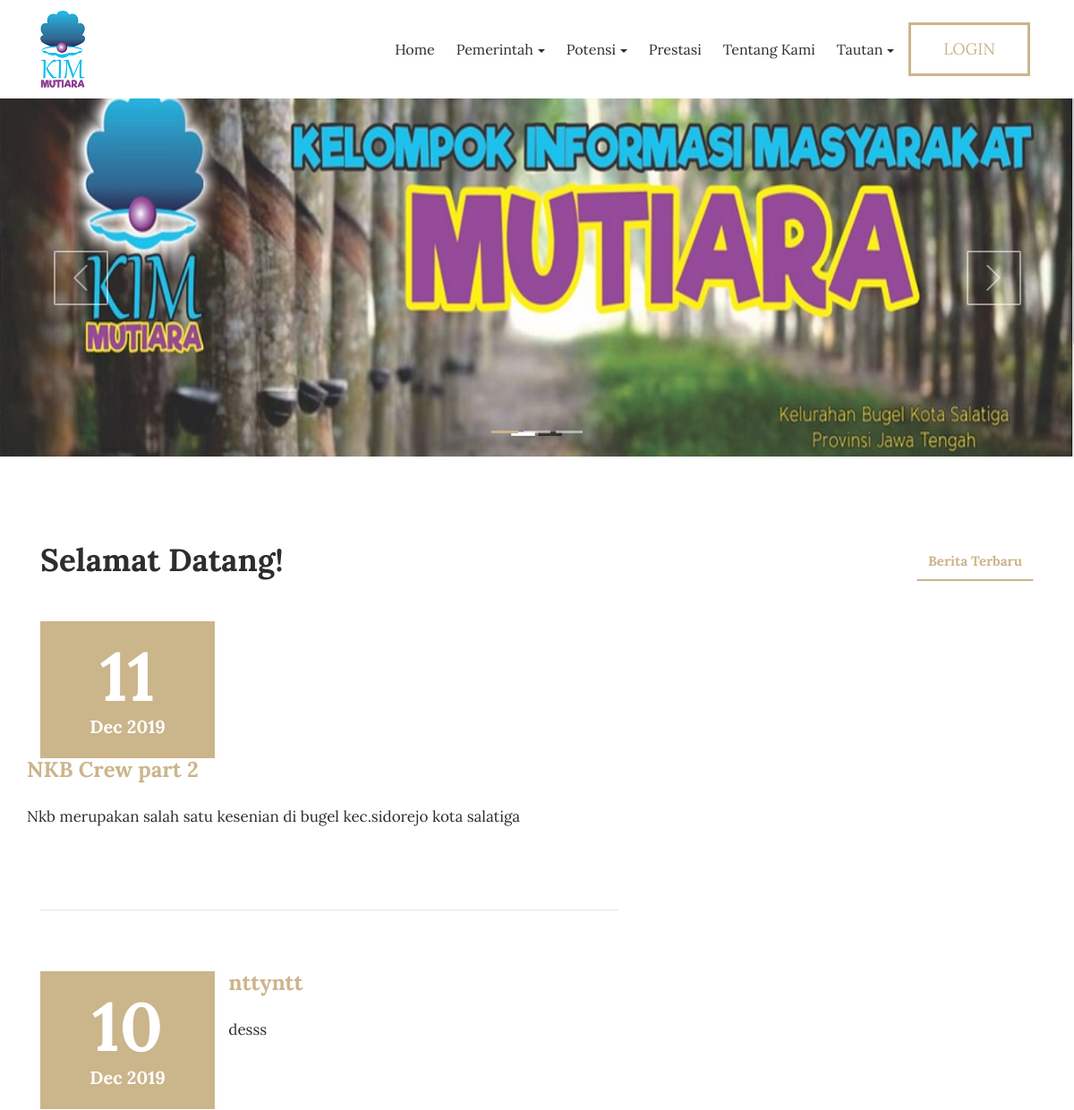
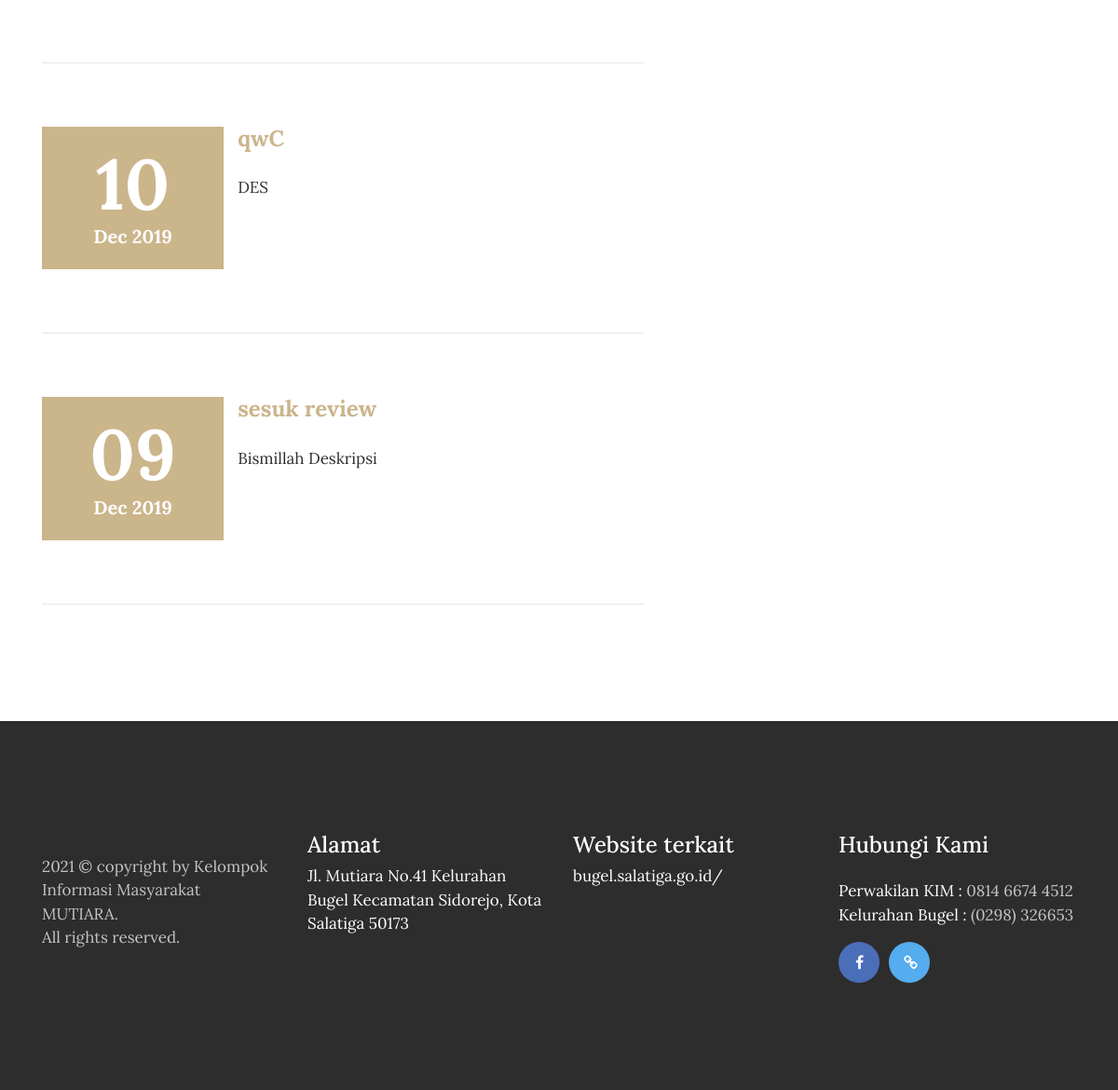
The page / on the database its author committed (2 pictures, top to bottom).
### tables this page shows
CREATE TABLE `postingan_tb` (
  `id` int(5) NOT NULL,
  `nama` varchar(255) NOT NULL,
  `kategori` varchar(255) NOT NULL,
  `sub_kategori` varchar(255) DEFAULT NULL,
  `keterangan` varchar(30000) NOT NULL,
  `deskripsi` varchar(255) NOT NULL,
  `gambar` varchar(255) DEFAULT NULL,
  `pembaca` int(5) DEFAULT NULL,
  `created_at` timestamp NOT NULL DEFAULT current_timestamp(),
  `delete_at` timestamp NULL DEFAULT NULL
);

### application/libraries/Template.php (called while the page is built)
<?php if (! defined('BASEPATH')) exit ('No Direct script allowed');
class Template {
    var $template_data = array();
    function  set ($name, $value)
    {
        $this->template_data[$name] = $value;
    }
    function load($template = '', $view = '', $view_data = array(), $return = false)
    {
        $this->CI =& get_instance();
        $this->set('konten', $this->CI->load->view($view, $view_data, TRUE));
        return $this->CI->load->view($template, $this->template_data, $return);
    }
}

### application/controllers/Welcome.php (called while the page is built, shortened)
<?php
class Welcome extends CI_Controller {
	public function index()
	{
		$data['dashboard'] = $this->db->order_by('id', 'desc')->get('postingan_tb')->result_array();
		$data['tautan'] = $this->SiteUmum->getDataTautan()->result_array();
		$this->template->load('user/include/master_site', 'user/dashboard', $data);
	}
}

### index.php (called while the page is built, shortened)
<?php
require_once BASEPATH.'core/CodeIgniter.php';

### application/views/user/dashboard.php (the view, shortened to what this page needs)
<div class="container">
        <div class="row">
            <div class="col-md-4">
                <h2 class="event-title">Selamat Datang!</h2>
            </div>
            <div class="col-md-8">
                <ul class="nav nav-tabs" role="tablist">
                <li class="nav-item nav-tab1">
                        <a class="nav-link tab-list active" data-toggle="tab" href="#upcoming-events" role="tab">Berita Terbaru </a>
                    </li>
                </ul>
            </div>
       </div>
        <br>
        <div class="row">
        <div class="tab-content">
                <div class="tab-pane active" id="upcoming-events" role="tabpanel">
                    <?php foreach($dashboard as $ps => $p ) : ?>
                    <div class="col-md-12">
                        <div class="row">
                        <div class="col-md-4">
                                <div class="event-date">
                                    <h4><?= date("d", strtotime($p['created_at']));?></h4> <span><?= date("M Y", strtotime($p['created_at']));?></span>
                                </div>
                            </div>
                            <div class="col-md-50">
                                <div class="event-heading">
                                    <h3><a href="<?php echo site_url('DashboardUser/view/'.$p['id'])?>"><?= $p['nama']?></a></h3>
                                    <p><?= $p['deskripsi']?></p>
                                </div>
                          </div>
                      </div>
                      <hr class="event-underline">
                  </div>
              <?php endforeach; ?>
    <div class="col-md-12 text-center">
    </div>
</div>
</div>
</div>
</div>

### application/views/user/include/header.php (shortened to what this page needs)
<!DOCTYPE html>
<html lang="en">
<head>
    <link rel="stylesheet" href="<?php echo base_url().'theme/css/bootstrap.min.css'?>">
    <link rel="stylesheet" href="<?php echo base_url().'theme/css/font-awesome.min.css'?>">
    <link rel="stylesheet" href="<?php echo base_url().'theme/css/simple-line-icons.css'?>">
    <link rel="stylesheet" href="<?php echo base_url().'theme/css/slick.css'?>">
    <link rel="stylesheet" href="<?php echo base_url().'theme/css/slick-theme.css'?>">
    <link rel="stylesheet" href="<?php echo base_url().'theme/css/owl.carousel.min.css'?>">
    <link href="<?php echo base_url().'theme/css/style.css'?>" rel="stylesheet">
</head>
<body>
    <div data-toggle="affix">
        <div class="container nav-menu2">
            <div class="row">
                <div class="col-md-12">
                    <nav class="navbar navbar2 navbar-toggleable-md navbar-light bg-faded">
                        <a href="<?php echo site_url('');?>" class="navbar-brand nav-brand2"><div class="logo text-center"><img src="<?php echo base_url() ?>assets/img/logo1.png" alt="Klorofil Logo"></div></a>
                        <div class="collapse navbar-collapse justify-content-end" id="navbarNavDropdown">
                            <ul class="navbar-nav">
                                <li class="nav-item">
                                    <a class="nav-link" href="<?php echo site_url('');?>" role="button">Home</a>
                                </li>
                                <li class="nav-item">
								<div class="dropdown">
                            		<a role="button" class="dropdown-toggle nav-link" id="dropdownMenuButton" data-toggle="dropdown" aria-haspopup="true" aria-expanded="false">Pemerintah</a>
								</div>
								</li>
								<li class="nav-item">
									<div class="dropdown">
                            		<a role="button" class="dropdown-toggle nav-link" id="dropdownMenuButton" data-toggle="dropdown" aria-haspopup="true" aria-expanded="false">Potensi</a>
								</div>
								</li>
								<li class="nav-item">
									<a class="nav-link" href="<?php echo site_url('DashboardUser/prestasiSiteUmum');?>" role="button">Prestasi</a>
                                </li>
                                <li class="nav-item">
									<a class="nav-link" href="<?php echo site_url('DashboardUser/tentangSiteUmum');?>" role="button">Tentang Kami</a>
                                </li>
                                <li class="nav-item">
                                    <div class="dropdown">
                                    <a role="button" class="dropdown-toggle nav-link" id="dropdownMenuButton" data-toggle="dropdown" aria-haspopup="true" aria-expanded="false">Tautan</a>
                                </div>
                                </li>
                                <li class="nav-item">
                                    <div class="dropdown">
                                        <a href="<?php echo site_url('AuthController');?>" class="btn btn-default"><span>Login</span></a>
                                    </div>
                                </li>
                             </ul>
                        </div>
                    </nav>
                </div>
            </div>
        </div>
      </div>

### application/views/user/include/master_site.php (shortened to what this page needs)
<?php $this->load->view('user/include/header');?>
<section>
    <div class="slider_img layout_two">
        <div id="carousel" class="carousel slide" data-ride="carousel">
            <ol class="carousel-indicators">
                <li data-target="#carousel" data-slide-to="0" class="active"></li>
                <li data-target="#carousel" data-slide-to="1"></li>
                <li data-target="#carousel" data-slide-to="2"></li>
            </ol>
            <div class="carousel-inner" role="listbox">
                <div class="carousel-item active">
                    <img class="d-block" src="<?php echo base_url().'theme/images/kim.jpg'?>" alt="First slide">
                    <div class="carousel-caption d-md-block">
                    </div>
                </div>
            </div>
            <a class="carousel-control-prev" href="#carousel" role="button" data-slide="prev">
                <i class="icon-arrow-left fa-slider" aria-hidden="true"></i>
            </a>
            <a class="carousel-control-next" href="#carousel" role="button" data-slide="next">
                <i class="icon-arrow-right fa-slider" aria-hidden="true"></i>
            </a>
        </div>
    </div>
</section>
<section class="clearfix about about-style2">
<?php
    echo $konten;
?>
</section>
<?php $this->load->view('user/include/footer');?>

### application/views/user/include/footer.php (shortened to what this page needs)
<footer>
    <div class="container">
        <div class="row">
            <div class="col-md-3">
                <div class="foot-logo">
                    <p><?php echo date('Y');?>
                    © copyright by Kelompok Informasi Masyarakat MUTIARA. <br>All rights reserved.</p>
                </div>
            </div>
            <div class="col-md-3">
                <div class="sitemap">
                    <h3>Alamat</h3>
                    <p><font color ='white'>Jl. Mutiara No.41 Kelurahan Bugel Kecamatan Sidorejo, Kota Salatiga 50173</font></p>
                </div>
            </div>
            <div class="col-md-3">
              <div class="sitemap">
                  <h3>Website terkait</h3>
                  <p><font color ='white'>bugel.salatiga.go.id/</font></p>
              </div>
            </div>
            <div class="col-md-3">
                <div class="address">
                    <h3>Hubungi Kami</h3>
                    <p><span>Perwakilan KIM : </span> 0814 6674 4512
                    <span> Kelurahan Bugel : </span>(0298) 326653</p>
                        <ul class="footer-social-icons">
                            <li><a href="http://www.facebook.com/KelurahanBugel/"><i class="fa fa-facebook fa-fb" aria-hidden="true"></i></a></li>
                            <li><a href="http://bugel.salatiga.go.id"><i class="fa fa-link fa-tw" aria-hidden="true"></i></a></li>
                        </ul>
                </div>
            </div>
        </div>
    </div>
</footer>
    </body>
    </html>

### rows shown on the page
postingan_tb: created_at "11", created_at "Dec 2019", nama "NKB Crew part 2", deskripsi "Nkb merupakan salah satu kesenian di bugel kec.sidorejo kota salatiga"
postingan_tb: created_at "10", created_at "Dec 2019", nama "nttyntt", deskripsi "desss"
postingan_tb: created_at "10", created_at "Dec 2019", nama "qwC", deskripsi "DES"
postingan_tb: created_at "09", created_at "Dec 2019", nama "sesuk review", deskripsi "Bismillah Deskripsi"
